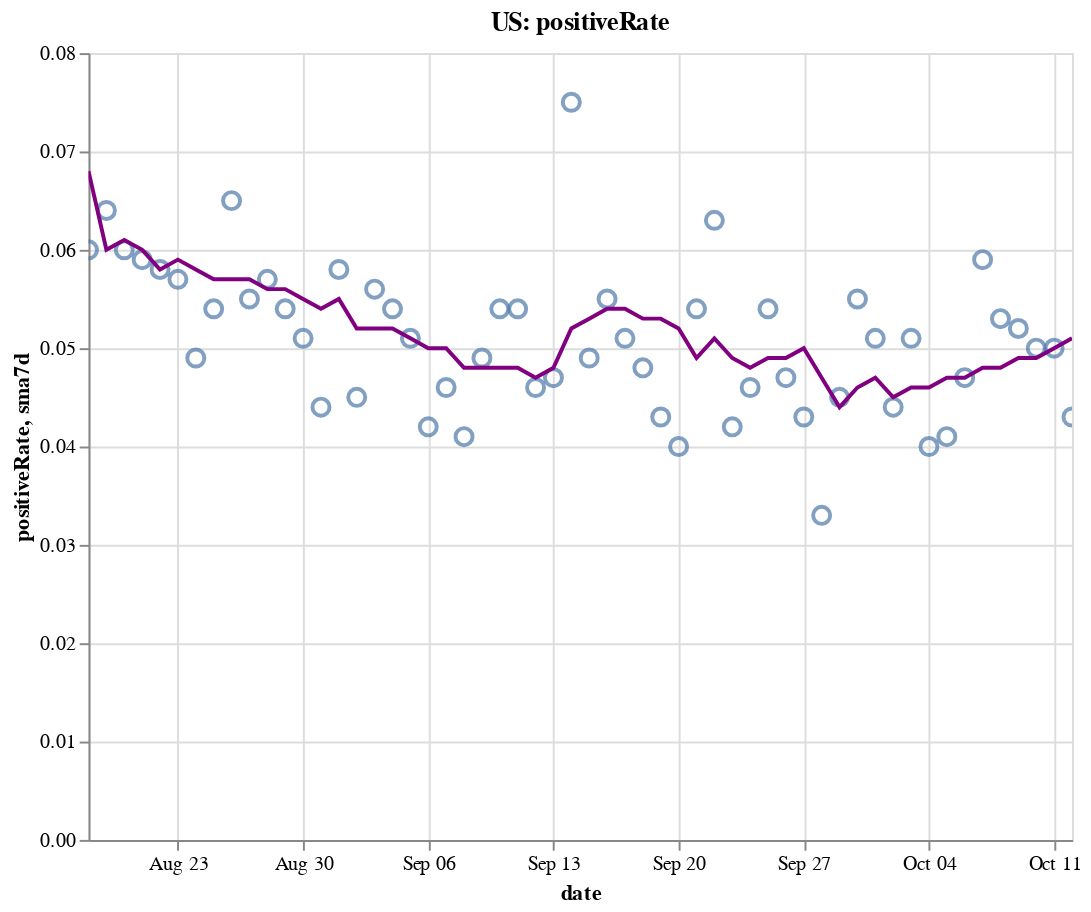

Notebook cell for this chart:
### Code cell
create_plot(us, 'positiveRate')

### Figure 1 — Vega-Lite specification as saved in the notebook (floating-point values rounded to 4 significant figures)
{"config": {"view": {"continuousWidth": 400, "continuousHeight": 300}}, "layer": [{"layer": [{"mark": {"type": "point", "size": 75}, "encoding": {"tooltip": [{"type": "temporal", "field": "date"}, {"type": "quantitative", "field": "positiveRate"}, {"type": "quantitative", "field": "sma7d"}], "x": {"type": "temporal", "field": "date"}, "y": {"type": "quantitative", "field": "positiveRate"}}, "selection": {"selector004": {"type": "interval", "bind": "scales", "encodings": ["x", "y"]}}}, {"mark": {"type": "line", "color": "purple"}, "encoding": {"x": {"type": "temporal", "field": "date"}, "y": {"type": "quantitative", "field": "sma7d"}}}]}, {"mark": {"type": "rule", "color": "#aaa"}, "encoding": {"x": {"type": "temporal", "field": "date"}}, "transform": [{"filter": {"selection": "selector003"}}]}, {"mark": "circle", "encoding": {"opacity": {"condition": {"value": 1, "selection": "selector003"}, "value": 0}, "tooltip": [{"type": "temporal", "field": "date"}, {"type": "quantitative", "field": "positiveRate"}, {"type": "quantitative", "field": "sma7d"}], "x": {"type": "temporal", "field": "date"}, "y": {"type": "quantitative", "field": "positiveRate"}}, "selection": {"selector003": {"type": "single", "encodings": ["x"], "on": "mouseover", "nearest": true, "empty": "none"}}}, {"mark": {"type": "text", "align": "left", "dx": 5, "dy": -5, "stroke": "white", "strokeWidth": 2}, "encoding": {"text": {"type": "quantitative", "field": "positiveRate"}, "tooltip": [{"type": "temporal", "field": "date"}, {"type": "quantitative", "field": "positiveRate"}, {"type": "quantitative", "field": "sma7d"}], "x": {"type": "temporal", "field": "date"}, "y": {"type": "quantitative", "field": "positiveRate"}}, "transform": [{"filter": {"selection": "selector003"}}]}, {"mark": {"type": "text", "align": "left", "dx": 5, "dy": -5}, "encoding": {"text": {"type": "quantitative", "field": "positiveRate"}, "tooltip": [{"type": "temporal", "field": "date"}, {"type": "quantitative", "field": "positiveRate"}, {"type": "quantitative", "field": "sma7d"}], "x": {"type": "temporal", "field": "date"}, "y": {"type": "quantitative", "field": "positiveRate"}}, "transform": [{"filter": {"selection": "selector003"}}]}], "data": {"name": "data-d84c7b8cabc613d69a052adffb603af9"}, "height": 400, "title": "US: positiveRate", "width": 500, "$schema": "https://vega.github.io/schema/vega-lite/v4.8.1.json", "datasets": {"data-d84c7b8cabc613d69a052adffb603af9": [{"date": "2020-08-18T00:00:00", "totalTestResultsIncrease": 677600.0, "positiveIncrease": 40800.0, "death": 163500.0, "deathIncrease": 1196.0, "positiveRate": 0.06, "state": "US", "sma7d": 0.068}, {"date": "2020-08-19T00:00:00", "totalTestResultsIncrease": 705200.0, "positiveIncrease": 44960.0, "death": 165000.0, "deathIncrease": 1420.0, "positiveRate": 0.064, "state": "US", "sma7d": 0.06}, {"date": "2020-08-20T00:00:00", "totalTestResultsIncrease": 730600.0, "positiveIncrease": 43760.0, "death": 166100.0, "deathIncrease": 1134.0, "positiveRate": 0.06, "state": "US", "sma7d": 0.061}, {"date": "2020-08-21T00:00:00", "totalTestResultsIncrease": 791200.0, "positiveIncrease": 46560.0, "death": 167200.0, "deathIncrease": 1123.0, "positiveRate": 0.059, "state": "US", "sma7d": 0.06}, {"date": "2020-08-22T00:00:00", "totalTestResultsIncrease": 795600.0, "positiveIncrease": 46240.0, "death": 168200.0, "deathIncrease": 1029.0, "positiveRate": 0.058, "state": "US", "sma7d": 0.058}, {"date": "2020-08-23T00:00:00", "totalTestResultsIncrease": 658500.0, "positiveIncrease": 37570.0, "death": 168800.0, "deathIncrease": 572.0, "positiveRate": 0.057, "state": "US", "sma7d": 0.059}, {"date": "2020-08-24T00:00:00", "totalTestResultsIncrease": 706200.0, "positiveIncrease": 34640.0, "death": 169200.0, "deathIncrease": 343.0, "positiveRate": 0.049, "state": "US", "sma7d": 0.058}, {"date": "2020-08-25T00:00:00", "totalTestResultsIncrease": 669700.0, "positiveIncrease": 36380.0, "death": 170300.0, "deathIncrease": 1147.0, "positiveRate": 0.054, "state": "US", "sma7d": 0.057}, {"date": "2020-08-26T00:00:00", "totalTestResultsIncrease": 680100.0, "positiveIncrease": 44050.0, "death": 171600.0, "deathIncrease": 1298.0, "positiveRate": 0.065, "state": "US", "sma7d": 0.057}, {"date": "2020-08-27T00:00:00", "totalTestResultsIncrease": 795300.0, "positiveIncrease": 43980.0, "death": 172700.0, "deathIncrease": 1129.0, "positiveRate": 0.055, "state": "US", "sma7d": 0.057}, {"date": "2020-08-28T00:00:00", "totalTestResultsIncrease": 823800.0, "positiveIncrease": 46550.0, "death": 173800.0, "deathIncrease": 1024.0, "positiveRate": 0.057, "state": "US", "sma7d": 0.056}, {"date": "2020-08-29T00:00:00", "totalTestResultsIncrease": 819800.0, "positiveIncrease": 44500.0, "death": 174800.0, "deathIncrease": 1015.0, "positiveRate": 0.054, "state": "US", "sma7d": 0.056}, {"date": "2020-08-30T00:00:00", "totalTestResultsIncrease": 778900.0, "positiveIncrease": 39500.0, "death": 175200.0, "deathIncrease": 475.0, "positiveRate": 0.051, "state": "US", "sma7d": 0.055}, {"date": "2020-08-31T00:00:00", "totalTestResultsIncrease": 709000.0, "positiveIncrease": 31410.0, "death": 175600.0, "deathIncrease": 366.0, "positiveRate": 0.044, "state": "US", "sma7d": 0.054}, {"date": "2020-09-01T00:00:00", "totalTestResultsIncrease": 735600.0, "positiveIncrease": 42430.0, "death": 176600.0, "deathIncrease": 1027.0, "positiveRate": 0.058, "state": "US", "sma7d": 0.055}, {"date": "2020-09-02T00:00:00", "totalTestResultsIncrease": 684400.0, "positiveIncrease": 30600.0, "death": 177700.0, "deathIncrease": 1032.0, "positiveRate": 0.045, "state": "US", "sma7d": 0.052}, {"date": "2020-09-03T00:00:00", "totalTestResultsIncrease": 802500.0, "positiveIncrease": 44710.0, "death": 178700.0, "deathIncrease": 1070.0, "positiveRate": 0.056, "state": "US", "sma7d": 0.052}, {"date": "2020-09-04T00:00:00", "totalTestResultsIncrease": 954700.0, "positiveIncrease": 51590.0, "death": 179700.0, "deathIncrease": 998.0, "positiveRate": 0.054, "state": "US", "sma7d": 0.052}, {"date": "2020-09-05T00:00:00", "totalTestResultsIncrease": 883100.0, "positiveIncrease": 44900.0, "death": 180700.0, "deathIncrease": 918.0, "positiveRate": 0.051, "state": "US", "sma7d": 0.051}, {"date": "2020-09-06T00:00:00", "totalTestResultsIncrease": 785300.0, "positiveIncrease": 33120.0, "death": 181100.0, "deathIncrease": 449.0, "positiveRate": 0.042, "state": "US", "sma7d": 0.05}, {"date": "2020-09-07T00:00:00", "totalTestResultsIncrease": 618600.0, "positiveIncrease": 28680.0, "death": 181300.0, "deathIncrease": 225.0, "positiveRate": 0.046, "state": "US", "sma7d": 0.05}, {"date": "2020-09-08T00:00:00", "totalTestResultsIncrease": 542900.0, "positiveIncrease": 22220.0, "death": 181700.0, "deathIncrease": 358.0, "positiveRate": 0.041, "state": "US", "sma7d": 0.048}, {"date": "2020-09-09T00:00:00", "totalTestResultsIncrease": 629600.0, "positiveIncrease": 31110.0, "death": 182800.0, "deathIncrease": 1084.0, "positiveRate": 0.049, "state": "US", "sma7d": 0.048}, {"date": "2020-09-10T00:00:00", "totalTestResultsIncrease": 698000.0, "positiveIncrease": 37580.0, "death": 183900.0, "deathIncrease": 1170.0, "positiveRate": 0.054, "state": "US", "sma7d": 0.048}, {"date": "2020-09-11T00:00:00", "totalTestResultsIncrease": 834700.0, "positiveIncrease": 44930.0, "death": 185000.0, "deathIncrease": 1018.0, "positiveRate": 0.054, "state": "US", "sma7d": 0.048}, {"date": "2020-09-12T00:00:00", "totalTestResultsIncrease": 907800.0, "positiveIncrease": 42090.0, "death": 185800.0, "deathIncrease": 810.0, "positiveRate": 0.046, "state": "US", "sma7d": 0.047}, {"date": "2020-09-13T00:00:00", "totalTestResultsIncrease": 733600.0, "positiveIncrease": 34450.0, "death": 186200.0, "deathIncrease": 390.0, "positiveRate": 0.047, "state": "US", "sma7d": 0.048}, {"date": "2020-09-14T00:00:00", "totalTestResultsIncrease": 451300.0, "positiveIncrease": 33860.0, "death": 186600.0, "deathIncrease": 404.0, "positiveRate": 0.075, "state": "US", "sma7d": 0.052}, {"date": "2020-09-15T00:00:00", "totalTestResultsIncrease": 730400.0, "positiveIncrease": 35440.0, "death": 187600.0, "deathIncrease": 1031.0, "positiveRate": 0.049, "state": "US", "sma7d": 0.053}, {"date": "2020-09-16T00:00:00", "totalTestResultsIncrease": 731800.0, "positiveIncrease": 40020.0, "death": 188800.0, "deathIncrease": 1200.0, "positiveRate": 0.055, "state": "US", "sma7d": 0.054}, {"date": "2020-09-17T00:00:00", "totalTestResultsIncrease": 850500.0, "positiveIncrease": 43560.0, "death": 189700.0, "deathIncrease": 863.0, "positiveRate": 0.051, "state": "US", "sma7d": 0.054}, {"date": "2020-09-18T00:00:00", "totalTestResultsIncrease": 990400.0, "positiveIncrease": 47490.0, "death": 190600.0, "deathIncrease": 901.0, "positiveRate": 0.048, "state": "US", "sma7d": 0.053}, {"date": "2020-09-19T00:00:00", "totalTestResultsIncrease": 1067000.0, "positiveIncrease": 45560.0, "death": 191300.0, "deathIncrease": 740.0, "positiveRate": 0.043, "state": "US", "sma7d": 0.053}, {"date": "2020-09-20T00:00:00", "totalTestResultsIncrease": 917600.0, "positiveIncrease": 36300.0, "death": 191600.0, "deathIncrease": 327.0, "positiveRate": 0.04, "state": "US", "sma7d": 0.052}, {"date": "2020-09-21T00:00:00", "totalTestResultsIncrease": 729300.0, "positiveIncrease": 39470.0, "death": 191900.0, "deathIncrease": 287.0, "positiveRate": 0.054, "state": "US", "sma7d": 0.049}, {"date": "2020-09-22T00:00:00", "totalTestResultsIncrease": 783800.0, "positiveIncrease": 49440.0, "death": 192800.0, "deathIncrease": 854.0, "positiveRate": 0.063, "state": "US", "sma7d": 0.051}, {"date": "2020-09-23T00:00:00", "totalTestResultsIncrease": 928000.0, "positiveIncrease": 38570.0, "death": 193900.0, "deathIncrease": 1159.0, "positiveRate": 0.042, "state": "US", "sma7d": 0.049}, {"date": "2020-09-24T00:00:00", "totalTestResultsIncrease": 943300.0, "positiveIncrease": 43770.0, "death": 194800.0, "deathIncrease": 921.0, "positiveRate": 0.046, "state": "US", "sma7d": 0.048}, {"date": "2020-09-25T00:00:00", "totalTestResultsIncrease": 1019000.0, "positiveIncrease": 55530.0, "death": 195700.0, "deathIncrease": 844.0, "positiveRate": 0.054, "state": "US", "sma7d": 0.049}, {"date": "2020-09-26T00:00:00", "totalTestResultsIncrease": 1023000.0, "positiveIncrease": 47860.0, "death": 196600.0, "deathIncrease": 869.0, "positiveRate": 0.047, "state": "US", "sma7d": 0.049}, {"date": "2020-09-27T00:00:00", "totalTestResultsIncrease": 830700.0, "positiveIncrease": 35450.0, "death": 196900.0, "deathIncrease": 307.0, "positiveRate": 0.043, "state": "US", "sma7d": 0.05}, {"date": "2020-09-28T00:00:00", "totalTestResultsIncrease": 1121000.0, "positiveIncrease": 36520.0, "death": 197100.0, "deathIncrease": 257.0, "positiveRate": 0.033, "state": "US", "sma7d": 0.047}, {"date": "2020-09-29T00:00:00", "totalTestResultsIncrease": 825300.0, "positiveIncrease": 36950.0, "death": 197900.0, "deathIncrease": 739.0, "positiveRate": 0.045, "state": "US", "sma7d": 0.044}, {"date": "2020-09-30T00:00:00", "totalTestResultsIncrease": 814100.0, "positiveIncrease": 44420.0, "death": 198900.0, "deathIncrease": 1061.0, "positiveRate": 0.055, "state": "US", "sma7d": 0.046}, {"date": "2020-10-01T00:00:00", "totalTestResultsIncrease": 899700.0, "positiveIncrease": 45690.0, "death": 199800.0, "deathIncrease": 851.0, "positiveRate": 0.051, "state": "US", "sma7d": 0.047}, {"date": "2020-10-02T00:00:00", "totalTestResultsIncrease": 1129000.0, "positiveIncrease": 49530.0, "death": 200600.0, "deathIncrease": 835.0, "positiveRate": 0.044, "state": "US", "sma7d": 0.045}, {"date": "2020-10-03T00:00:00", "totalTestResultsIncrease": 999900.0, "positiveIncrease": 51370.0, "death": 201400.0, "deathIncrease": 741.0, "positiveRate": 0.051, "state": "US", "sma7d": 0.046}, {"date": "2020-10-04T00:00:00", "totalTestResultsIncrease": 958800.0, "positiveIncrease": 38440.0, "death": 201700.0, "deathIncrease": 363.0, "positiveRate": 0.04, "state": "US", "sma7d": 0.046}, {"date": "2020-10-05T00:00:00", "totalTestResultsIncrease": 937100.0, "positiveIncrease": 38130.0, "death": 202000.0, "deathIncrease": 326.0, "positiveRate": 0.041, "state": "US", "sma7d": 0.047}, {"date": "2020-10-06T00:00:00", "totalTestResultsIncrease": 824300.0, "positiveIncrease": 38660.0, "death": 202700.0, "deathIncrease": 634.0, "positiveRate": 0.047, "state": "US", "sma7d": 0.047}, {"date": "2020-10-07T00:00:00", "totalTestResultsIncrease": 862800.0, "positiveIncrease": 50600.0, "death": 203600.0, "deathIncrease": 916.0, "positiveRate": 0.059, "state": "US", "sma7d": 0.048}, {"date": "2020-10-08T00:00:00", "totalTestResultsIncrease": 1040000.0, "positiveIncrease": 55350.0, "death": 204600.0, "deathIncrease": 986.0, "positiveRate": 0.053, "state": "US", "sma7d": 0.048}, {"date": "2020-10-09T00:00:00", "totalTestResultsIncrease": 1092000.0, "positiveIncrease": 57060.0, "death": 205500.0, "deathIncrease": 893.0, "positiveRate": 0.052, "state": "US", "sma7d": 0.049}, {"date": "2020-10-10T00:00:00", "totalTestResultsIncrease": 1133000.0, "positiveIncrease": 57210.0, "death": 206100.0, "deathIncrease": 663.0, "positiveRate": 0.05, "state": "US", "sma7d": 0.049}, {"date": "2020-10-11T00:00:00", "totalTestResultsIncrease": 943600.0, "positiveIncrease": 46780.0, "death": 206600.0, "deathIncrease": 464.0, "positiveRate": 0.05, "state": "US", "sma7d": 0.05}, {"date": "2020-10-12T00:00:00", "totalTestResultsIncrease": 1001000.0, "positiveIncrease": 42840.0, "death": 206800.0, "deathIncrease": 284.0, "positiveRate": 0.043, "state": "US", "sma7d": 0.051}]}}
